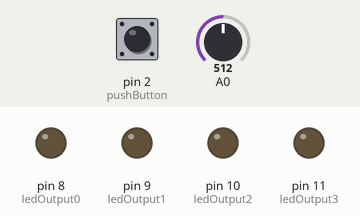
Bench run of a sketch on a simulated Arduino Uno, built with avr-gcc and run on an emulated ATmega328P. On the bench: output pins drawn as LEDs (lit = HIGH). Dashed ring = blinking. The inputs (shaded band) are chosen by the test bench; at power-on: A0 = 512, pin 2 (pushButton) LOW. What the sketch prints to the serial monitor is not drawn.

Above: at 1.8 s.
1.9 s: A0 set to 0
At 2.9 s:
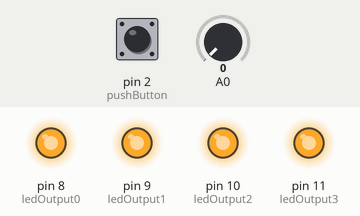
3.6 s: A0 set to 122
At 3.9 s:
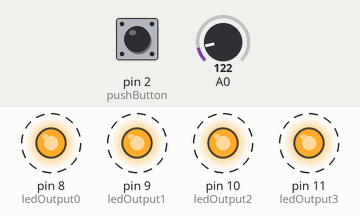
Timing chart, 0 to 19.2 s (numbered marks = the images above; inputs shaded):
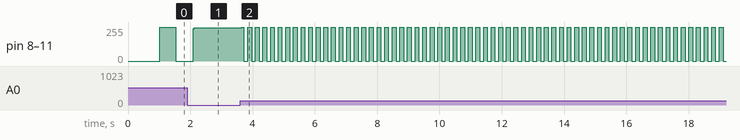

The sketch:

DigitalReadSerial.ino
```cpp
int pushButton = 2;
const int ledOutput0 = 8;
const int ledOutput1 = 9;
const int ledOutput2 = 10;
const int ledOutput3 = 11;

void setup() {
  Serial.begin(9600);
  pinMode(pushButton, INPUT);

  pinMode(ledOutput0, OUTPUT);
  pinMode(ledOutput1, OUTPUT);
  pinMode(ledOutput2, OUTPUT);
  pinMode(ledOutput3, OUTPUT);
}

void loop() {
  int buttonState = digitalRead(pushButton);
  int pot = analogRead(A0);
  Serial.write(buttonState);
  //Serial.println(buttonState);
  //Serial.write(pot);
  delay(pot);
  digitalWrite(ledOutput0, LOW);
  digitalWrite(ledOutput1, LOW);
  digitalWrite(ledOutput2, LOW);
  digitalWrite(ledOutput3, LOW);
  delay(pot);
  digitalWrite(ledOutput0, HIGH);
  digitalWrite(ledOutput1, HIGH);
  digitalWrite(ledOutput2, HIGH);
  digitalWrite(ledOutput3, HIGH);
}
```

Measured:
- after the input at 3.6 s, pin 8 (ledOutput0), pin 9 (ledOutput1), pin 10 (ledOutput2), pin 11 (ledOutput3): alternates 255/255 for 0.12 s and 0/255 for 0.12 s, starting after 0.05 s
